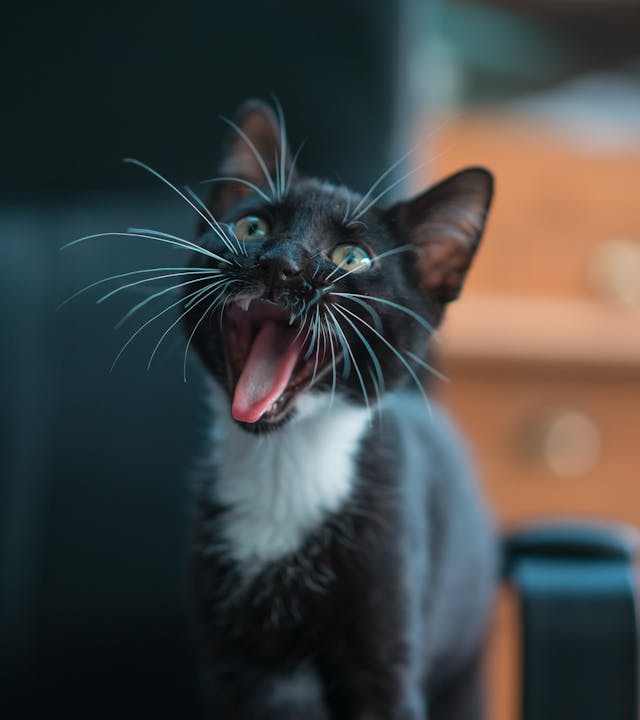
#> input picture Project_1/photos/cat1.jpg, 640 x 720 px; its folder holds 4 pictures in this run
$ python Auto_Slider.py
#> lines starting #> are read from the running program, lines starting #| are printed output that depends on the picture
import cv2
import os
list_name=os.listdir("photos")
for name in list_name:
    path="photos"
    img_name=path + '//' + name
    img=cv2.imread(img_name)
#> img is the input picture: shape (720, 640, 3); mean B, G, R 67.6, 68.3, 65.8
    img=cv2.resize(img,(500,600))
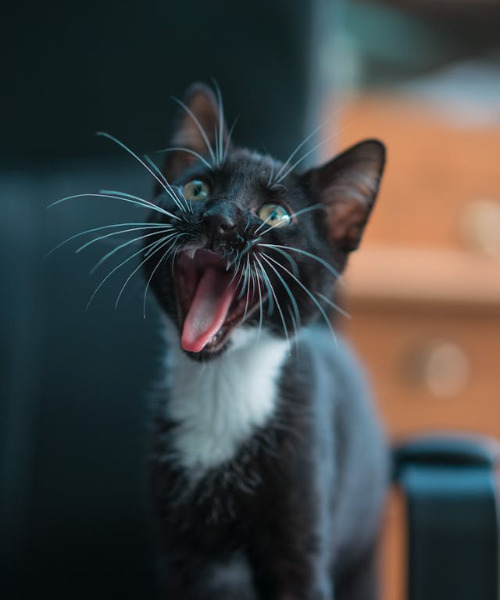
#> img: shape (600, 500, 3); mean B, G, R 67.5, 68.3, 65.7
    cv2.imshow("cat",img)
    cv2.waitKey(1500)
#> pass 2 of the loop `for name in list_name:`:
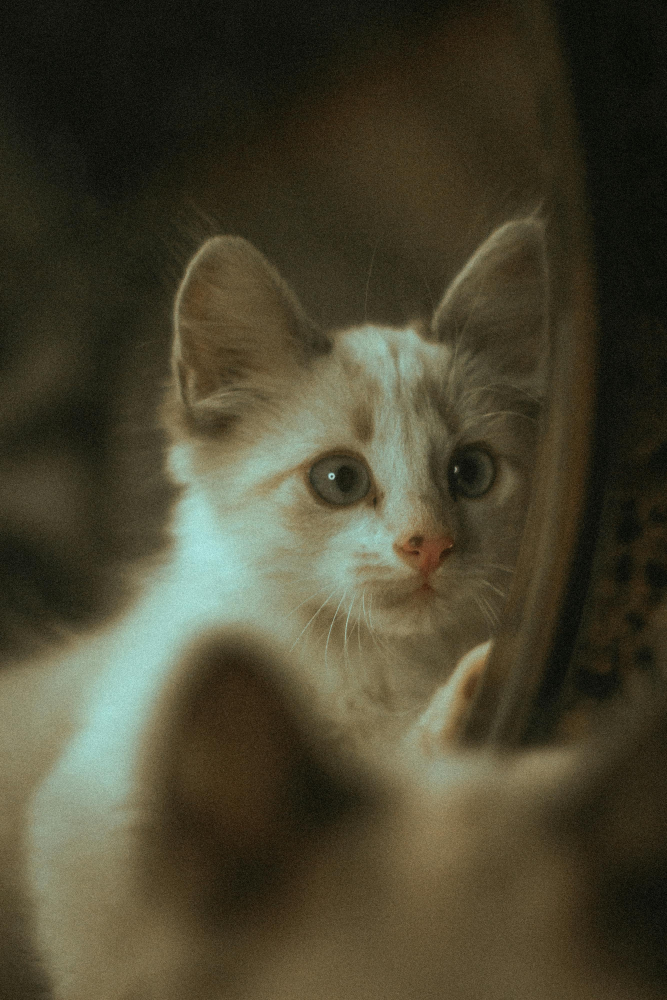
#> input picture Project_1/photos/cat2.jpg, 2667 x 4000 px (shown at 1/4 size)
#> img is the input picture: shape (4000, 2667, 3); mean B, G, R 48.3, 68.4, 73
#> `img=cv2.resize(img,(500,600))`:
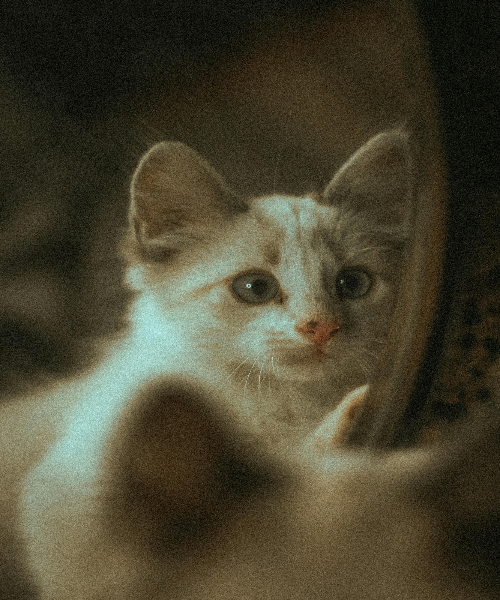
#> img: shape (600, 500, 3); mean B, G, R 48.2, 68.2, 72.8
#> pass 3 of the loop `for name in list_name:`:
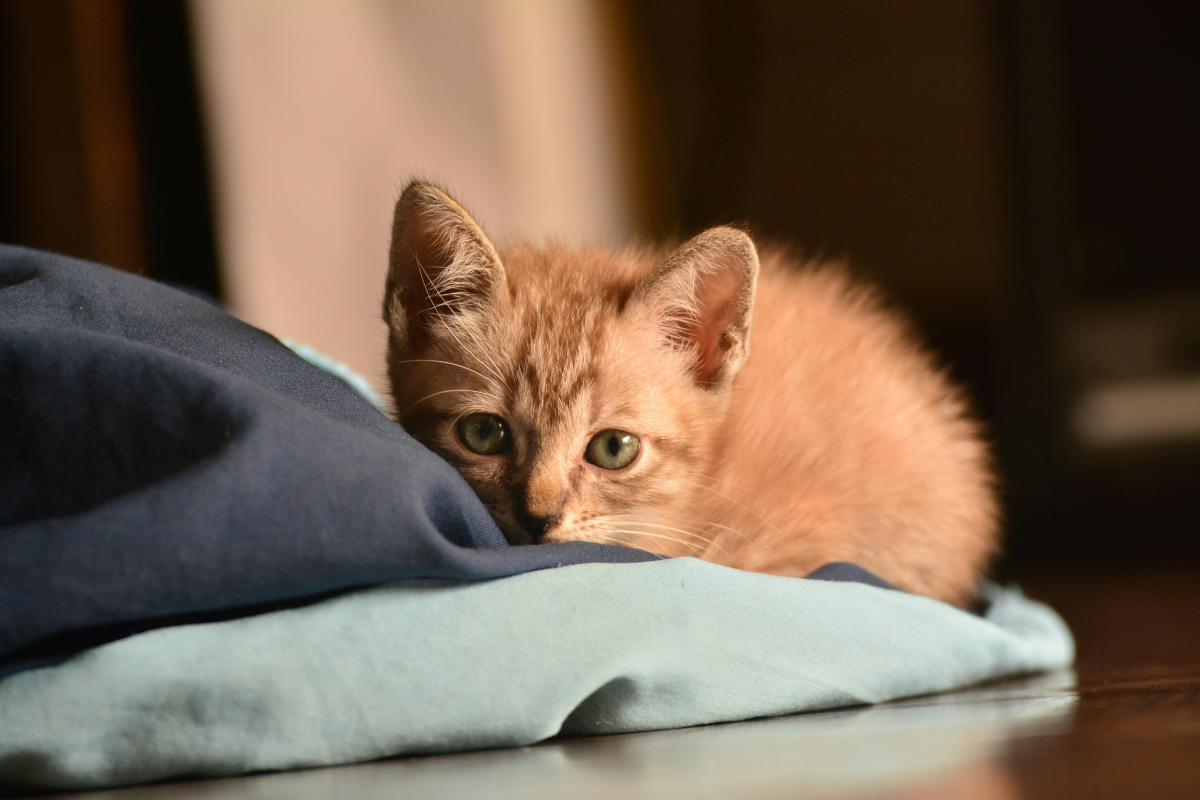
#> input picture Project_1/photos/cat3.jpg, 6000 x 4000 px (shown at 1/5 size)
#> img is the input picture: shape (4000, 6000, 3); mean B, G, R 80.4, 96.8, 114.8
#> `img=cv2.resize(img,(500,600))`:
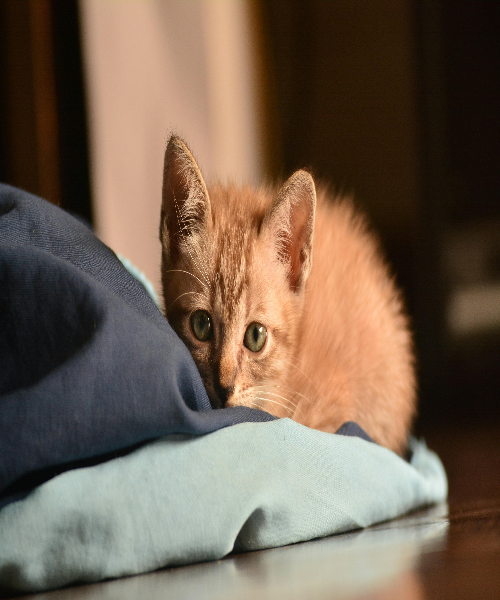
#> img: shape (600, 500, 3); mean B, G, R 80.4, 96.7, 114.7
#> the loop made 4 passes; the first 3 are shown
cv2.destroyAllWindows()
